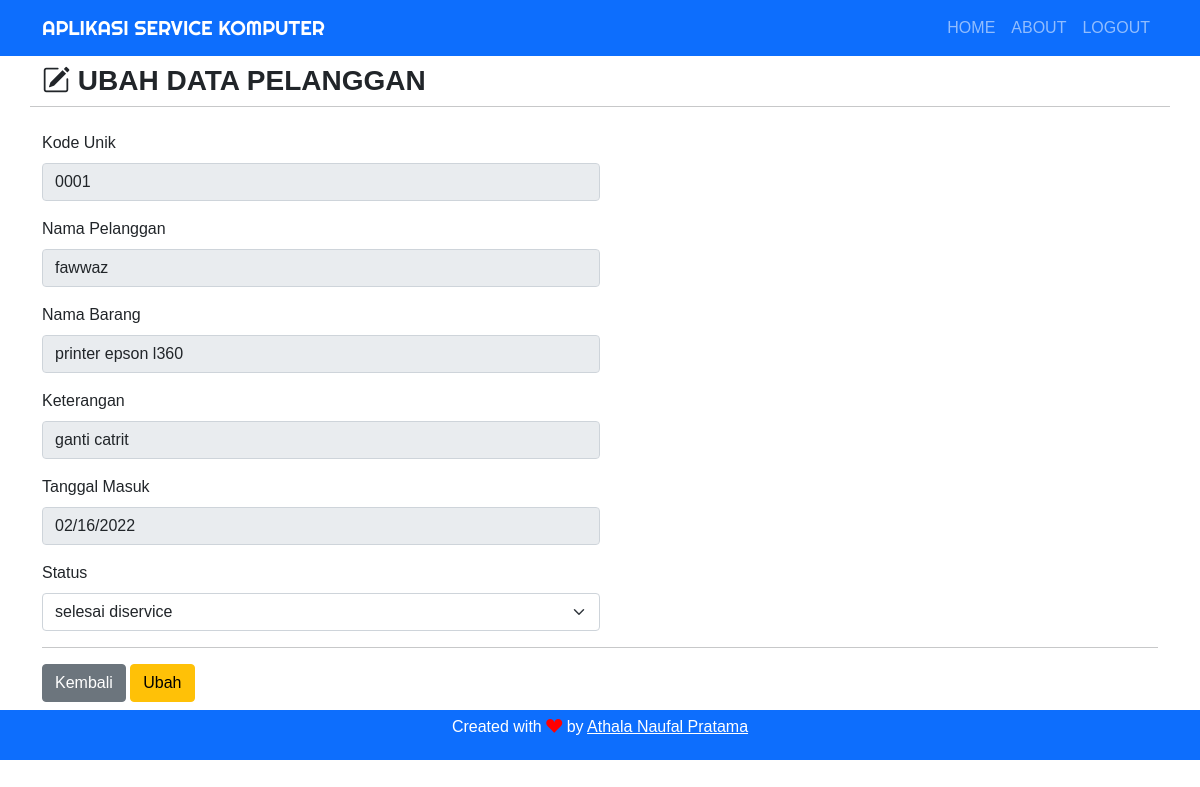
Screenshot of /ubah.php?no=1 (signed in) with the database file from the repository.
### tables this page shows
CREATE TABLE `tb_data` (
  `no` int(20) NOT NULL,
  `kode_unik` varchar(20) NOT NULL,
  `nama_owner` varchar(30) NOT NULL,
  `nama_device` varchar(30) NOT NULL,
  `keterangan` varchar(200) NOT NULL,
  `tanggal_in` date NOT NULL,
  `status` varchar(20) NOT NULL
);

### function.php (called while the page is built, shortened)
<?php
$koneksi = mysqli_connect("localhost", "root", "", "aplikasi_kita");
function query($query)
{
    global $koneksi;
    $result = mysqli_query($koneksi, $query);
    $rows = [];
    while ($row = mysqli_fetch_assoc($result)) {
        $rows[] = $row;
    }
    return $rows;
}

### ubah.php (the view, shortened to what this page needs)
<?php
require 'function.php';
$no = $_GET['no'];
$mine = query("SELECT * FROM tb_data WHERE no = $no")[0];
?>
<!DOCTYPE html>
<html lang="en">
<head>
    <link href="https://cdn.jsdelivr.net/npm/bootstrap@5.0.0-beta2/dist/css/bootstrap.min.css" rel="stylesheet">
    <link rel="stylesheet" href="https://cdn.jsdelivr.net/npm/bootstrap-icons@1.4.0/font/bootstrap-icons.css">
    <link rel="stylesheet" href="css/style.css">
</head>
<body>
    <nav class="navbar navbar-expand-lg navbar-dark bg-primary text-uppercase">
        <div class="container">
            <a class="navbar-brand" href="index.php">Aplikasi Service Komputer</a>
            <div class="collapse navbar-collapse" id="navbarNav">
                <ul class="navbar-nav ms-auto">
                    <li class="nav-item">
                        <a class="nav-link" aria-current="page" href="index.php">Home</a>
                    </li>
                    <li class="nav-item">
                        <a class="nav-link" href="#about">About</a>
                    </li>
                    <li class="nav-item">
                        <a class="nav-link" href="logout.php">Logout</a>
                    </li>
                </ul>
            </div>
        </div>
    </nav>
    <div class="container">
        <div class="row my-2">
            <div class="col-md">
                <h3 class="fw-bold text-uppercase"><i class="bi bi-pencil-square"></i>&nbsp;Ubah Data Pelanggan</h3>
            </div>
            <hr>
        </div>
        <div class="row my-2">
            <div class="col-md">
                <form action="" method="post" enctype="multipart/form-data">
                    <div class="mb-3">
                        <label for="nis" class="form-label">Kode Unik</label>
                        <input type="text" class="form-control w-50" id="nis" placeholder="Masukkan Kode Unik" name="kode_unik" autocomplete="off" value="<?= $mine['kode_unik']?>" readonly>
                    </div>
                    <div class="mb-3">
                        <label for="nama" class="form-label">Nama Pelanggan</label>
                        <input type="text" class="form-control form-control-md w-50" id="nama" placeholder="Masukkan Nama" name="nama_owner" autocomplete="off" value="<?= $mine['nama_owner']?>" readonly>
                    </div>
                    <div class="mb-3">
                        <label for="nama_barang" class="form-label">Nama Barang</label>
                        <input type="text" class="form-control w-50" id="nama_barang" placeholder="Masukkan Nama Barang" name="nama_device" autocomplete="off" value="<?= $mine['nama_device'] ?>" readonly>
                    </div>
                    <div class="mb-3">
                        <label for="keterangan" class="form-label">Keterangan</label>
                        <input type="text" class="form-control w-50" id="keterangan" name="keterangan" value="<?= $mine['keterangan'] ?>" readonly>
                    </div>
                    <div class="mb-3">
                        <label class="form-label">Tanggal Masuk</label>
                        <input type="date" class="form-control w-50" name="tanggal_in" value="<?= $mine['tanggal_in']?>" readonly>
                    </div>
                    <div class="mb-3">
                        <label for="jurusan" class="form-label">Status</label>
                        <select class="form-select w-50" id="jurusan" name="status">
                            <option value="selesai diservice" <?php if ($mine["status"] == "selesai diservice"){?> selected=""<?php } ?> >selesai diservice</option>
                        </select>
                    </div>
                    <hr>
                    <a href="dashboard.php" class="btn btn-secondary">Kembali</a>
                    <button type="submit" class="btn btn-warning" name="ubah">Ubah</button>
                </form>
            </div>
        </div>
    </div>
    <footer class="bg-primary text-white text-center" style="padding: 5px;">
        <p>Created with <i class="bi bi-suit-heart-fill" style="color: red;"></i> by <u style="color: #fff;">Athala Naufal Pratama</u></p>
    </footer>
</body>
</html>

### css/style.css (style rules this page uses)
body { font-family: "Gill Sans", "Gill Sans MT", Calibri, "Trebuchet MS", sans-serif; }
.navbar-brand { font-family: "Righteous", cursive; }

### rows the page displays
tb_data: kode_unik "0001", nama_owner "fawwaz", nama_device "printer epson l360", keterangan "ganti catrit", tanggal_in "02/16/2022", status "selesai diservice"
